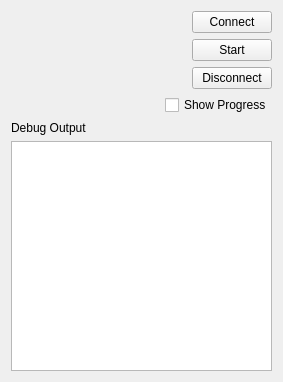
<?xml version="1.0" encoding="UTF-8"?>
<ui version="4.0">
 <class>ConnectionMonitorClass</class>
 <widget class="QWidget" name="ConnectionMonitorClass">
  <property name="geometry">
   <rect>
    <x>0</x>
    <y>0</y>
    <width>283</width>
    <height>382</height>
   </rect>
  </property>
  <property name="windowTitle">
   <string>ConnectionMonitor</string>
  </property>
  <layout class="QVBoxLayout" name="verticalLayout_3">
   <item>
    <layout class="QVBoxLayout" name="verticalLayout_2">
     <item>
      <layout class="QHBoxLayout" name="horizontalLayout_4">
       <item>
        <spacer name="horizontalSpacer">
         <property name="orientation">
          <enum>Qt::Horizontal</enum>
         </property>
         <property name="sizeHint" stdset="0">
          <size>
           <width>40</width>
           <height>20</height>
          </size>
         </property>
        </spacer>
       </item>
       <item>
        <widget class="QPushButton" name="connectButton">
         <property name="text">
          <string>Connect</string>
         </property>
        </widget>
       </item>
      </layout>
     </item>
     <item>
      <layout class="QHBoxLayout" name="horizontalLayout_3">
       <item>
        <spacer name="horizontalSpacer_2">
         <property name="orientation">
          <enum>Qt::Horizontal</enum>
         </property>
         <property name="sizeHint" stdset="0">
          <size>
           <width>40</width>
           <height>20</height>
          </size>
         </property>
        </spacer>
       </item>
       <item>
        <widget class="QPushButton" name="startButton">
         <property name="text">
          <string>Start</string>
         </property>
        </widget>
       </item>
      </layout>
     </item>
     <item>
      <layout class="QHBoxLayout" name="horizontalLayout_2">
       <item>
        <spacer name="horizontalSpacer_3">
         <property name="orientation">
          <enum>Qt::Horizontal</enum>
         </property>
         <property name="sizeHint" stdset="0">
          <size>
           <width>40</width>
           <height>20</height>
          </size>
         </property>
        </spacer>
       </item>
       <item>
        <widget class="QPushButton" name="disconnectButton">
         <property name="text">
          <string>Disconnect</string>
         </property>
        </widget>
       </item>
      </layout>
     </item>
     <item>
      <layout class="QHBoxLayout" name="horizontalLayout">
       <item>
        <spacer name="horizontalSpacer_4">
         <property name="orientation">
          <enum>Qt::Horizontal</enum>
         </property>
         <property name="sizeHint" stdset="0">
          <size>
           <width>40</width>
           <height>20</height>
          </size>
         </property>
        </spacer>
       </item>
       <item>
        <widget class="QCheckBox" name="showProgressCheckbox">
         <property name="text">
          <string>Show Progress</string>
         </property>
         <property name="checked">
          <bool>false</bool>
         </property>
        </widget>
       </item>
      </layout>
     </item>
     <item>
      <layout class="QVBoxLayout" name="verticalLayout">
       <item>
        <widget class="QLabel" name="label_2">
         <property name="text">
          <string>Debug Output</string>
         </property>
        </widget>
       </item>
       <item>
        <widget class="QTextEdit" name="textEdit"/>
       </item>
      </layout>
     </item>
    </layout>
   </item>
  </layout>
 </widget>
 <layoutdefault spacing="6" margin="11"/>
 <resources/>
 <connections/>
 <slots>
  <slot>toggleContinuous(bool)</slot>
 </slots>
</ui>
